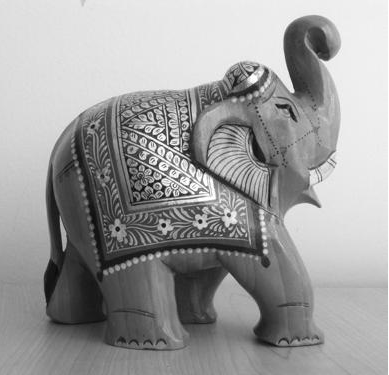
#> input picture images/elephent.png, 389 x 375 px
$ python image_fourier_transfom_example.py
#> lines starting #> are read from the running program, lines starting #| are printed output that depends on the picture
import cv2
import numpy as np
import matplotlib.pyplot as plt
from scipy.fft import fft2, fftshift

def load_image(image_path):
#> called with image_path = 'images/elephent.png'
    img = cv2.imread(image_path)
#> img is the input picture: shape (375, 389, 3); min 0, max 255, mean 156.4
    if img is None:
        raise ValueError(f"Erreur : Impossible de charger l'image '{image_path}'")
    gray_img = cv2.cvtColor(img, cv2.COLOR_BGR2GRAY)
    return img, gray_img

def compute_fourier(img):
    f_transform = fft2(img)
    f_transform_shifted = fftshift(f_transform)
    magnitude_spectrum = np.log(1 + np.abs(f_transform_shifted))
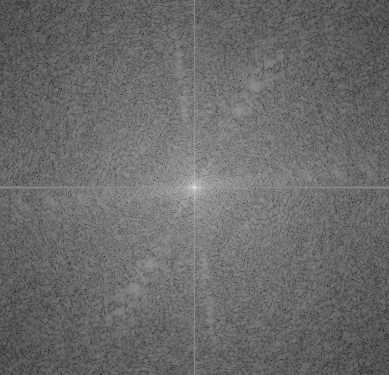
#> magnitude_spectrum: shape (375, 389) float64; min 1.55, max 16.94, mean 8; drawn with min black and max white
    phase_spectrum = np.angle(f_transform_shifted)
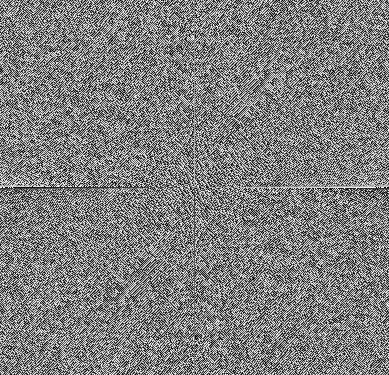
#> phase_spectrum: shape (375, 389) float64; min -3.14, max 3.14, mean 1.27e-18; drawn with min black and max white
    return magnitude_spectrum, phase_spectrum

def display_images(original, gray, magnitude, phase):
    plt.figure(figsize=(16, 8))

    plt.subplot(2, 2, 1)
    plt.imshow(cv2.cvtColor(original, cv2.COLOR_BGR2RGB))
    plt.title("Image Couleur")
    plt.axis("off")

    plt.subplot(2, 2, 2)
    plt.imshow(gray, cmap='gray')
    plt.title("Image en niveaux de gris")
    plt.axis("off")

    plt.subplot(2, 2, 3)
    plt.imshow(magnitude, cmap='gray')
    plt.title("Spectre de Magnitude")
    plt.axis("off")

    plt.subplot(2, 2, 4)
    plt.imshow(phase, cmap='gray')
    plt.title("Spectre de Phase")
    plt.axis("off")

    plt.show()
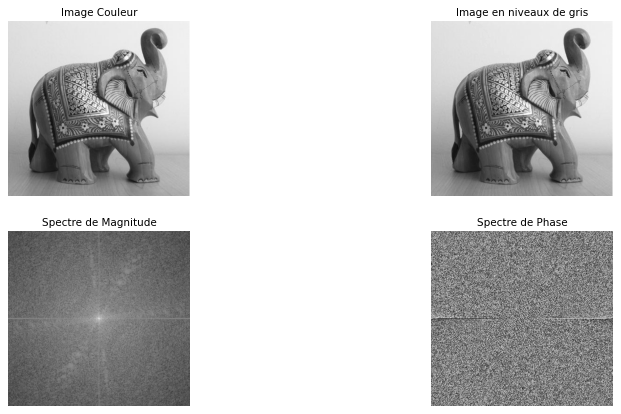
#> figure drawn by matplotlib, 4 panels

image_path = "images/elephent.png"
original_img, gray_img = load_image(image_path)
magnitude, phase = compute_fourier(gray_img)

display_images(original_img, gray_img, magnitude, phase)

$ run again, with images/elephant_rotate_16.png copied over images/elephent.png
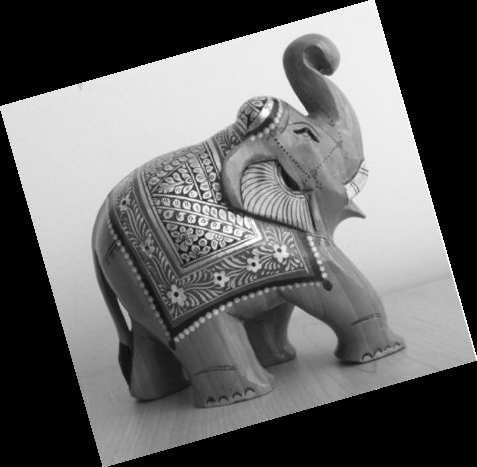
#> input picture images/elephant_rotate_16.png, 477 x 467 px
#> in load_image, img is the input picture: shape (467, 477, 3); mean B, G, R 103.3, 103.3, 103.3
#> in compute_fourier, `phase_spectrum = np.angle(f_transform_shifted)`:
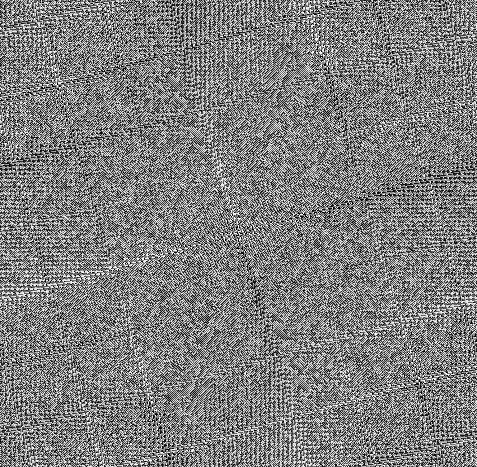
#> phase_spectrum: shape (467, 477) float64; min -3.14, max 3.14, mean -1.59e-18; drawn with min black and max white
#> in display_images, `plt.show()`:
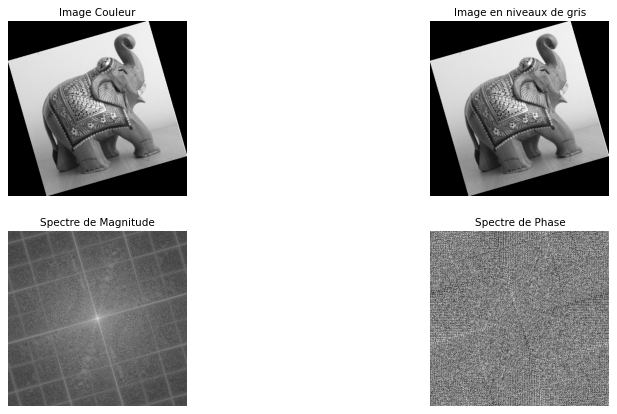
#> figure drawn by matplotlib, 4 panels
